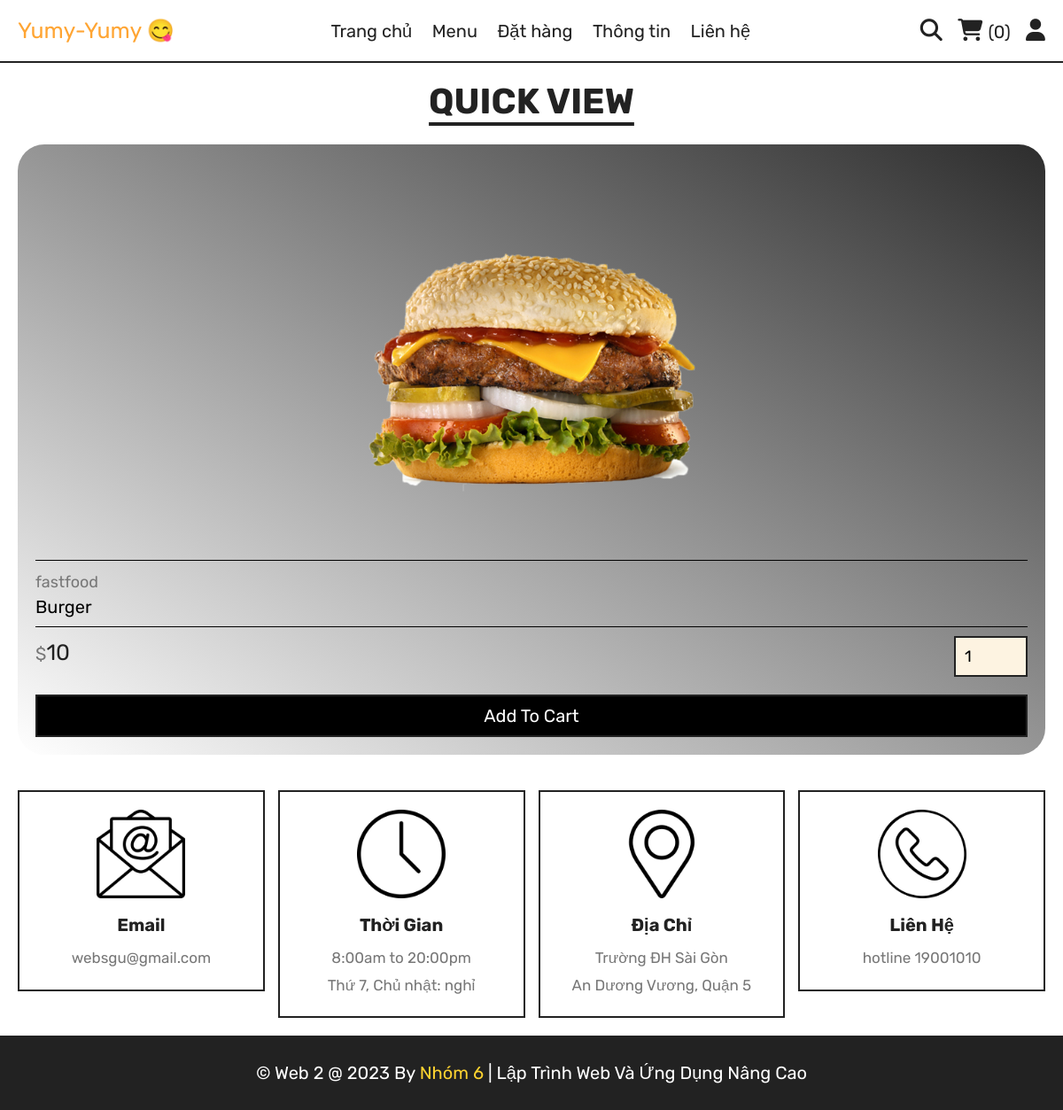
The page /quick_view.php?pid=1 on the database its author committed.
### tables this page shows
CREATE TABLE `products` (
  `id` int(100) NOT NULL,
  `name` varchar(100) NOT NULL,
  `id_cate` int(11) NOT NULL,
  `category` varchar(100) NOT NULL,
  `price` int(10) NOT NULL,
  `image` varchar(100) NOT NULL,
  `description` varchar(200) NOT NULL
);

### quick_view.php (the view, shortened to what this page needs)
<?php
include 'components/connect.php';
?>
<!DOCTYPE html>
<html lang="en">
<head>
   <link rel="stylesheet" href="https://cdnjs.cloudflare.com/ajax/libs/font-awesome/6.1.1/css/all.min.css">
   <link rel="stylesheet" href="css/style.css">
</head>
<body>
<?php include 'components/user_header.php'; ?>
<section class="quick-view">
   <h1 class="title">quick view</h1>
   <?php
      $pid = $_GET['pid'];
      $select_products = $conn->prepare("SELECT * FROM `products` WHERE id = ?");
      $select_products->execute([$pid]);
      if($select_products->rowCount() > 0){
         while($fetch_products = $select_products->fetch(PDO::FETCH_ASSOC)){
   ?>
   <form action="" method="post" class="box">
      <img src="project images/<?= $fetch_products['image']; ?>" alt="">
      <a href="category.php?category=<?= $fetch_products['category']; ?>" class="cat"><?= $fetch_products['category']; ?></a>
      <div class="name"><?= $fetch_products['name']; ?></div>
      <div class="flex">
         <div class="price"><span>$</span><?= $fetch_products['price']; ?></div>
         <input type="number" name="qty" class="qty" min="1" max="99" value="1" maxlength="2">
      </div>
      <button type="submit" name="add_to_cart" class="cart-btn">add to cart</button>
   </form>
   <?php
         }
      }else{
         echo '<p class="empty">no products added yet!</p>';
      }
   ?>
</section>
<?php include 'components/footer.php'; ?>
</body>
</html>

### css/style.css (style rules this page uses)
:root { --yellow:#FFFF33; --light-yellow:#fed330; --blue:#0000FF; --red:#e74c3c; --white:#fff; --black:#222; --light-color:#777; --border:.2rem solid var(--black); }
* { font-family: 'Rubik', sans-serif; margin:0; padding:0; box-sizing: border-box; outline: none; border: none; text-decoration: none; }
html { font-size: 62.5%; overflow-x: hidden; scroll-behavior: smooth; stop-opacity: 7rem; }
section { margin:0 auto; max-width: 1200px; padding:2rem; }
.title { text-align: center; margin-bottom: 2.5rem; font-size: 4rem; color:var(--black); text-transform: uppercase; text-decoration: underline; text-underline-offset: 1rem; }
.quick-view form { background-image: linear-gradient(to top right, white, #2d2d2d); max-width: 132rem; padding: 2rem; position: relative; margin: 0 auto; border-radius: 30px; }
* { font-family: 'Rubik', sans-serif; margin: 0; padding: 0; box-sizing: border-box; outline: none; border: none; text-decoration: none; }
.quick-view form img { height: 45rem; width: 100%; object-fit: contain; margin-bottom: 1rem; border-bottom: 1px solid; }
.quick-view form .cat { margin-left: 0px; font-size: 1.8rem; color:var(--light-color); }
.quick-view form .name { font-size: 2rem; margin:.5rem 0; }
.quick-view form .flex { display: flex; justify-content: space-between; align-items: center; gap:1.5rem; margin:1rem 0; border-top: 1px solid; }
.quick-view form .flex .price { font-size: 2.5rem; color:var(--black); }
.quick-view form .flex .price span { font-size: 2rem; color:var(--light-color); }
.quick-view form .flex .qty { border:var(--border); padding:1rem; font-size: 1.8rem; color: #000000; margin-top: 10px; background: #fdf3e1; }
.quick-view form .cart-btn { width: 100%; padding: 1rem 3rem; text-align: center; border: var(--border); font-size: 2rem; color: #fff; cursor: pointer; text-transform: capitalize; background: black; margin-top: 1rem; }

### rows shown on the page
products: image (picture), category "fastfood", name "Burger", price "10"

### other values the page prints
$total_cart_items "0"
